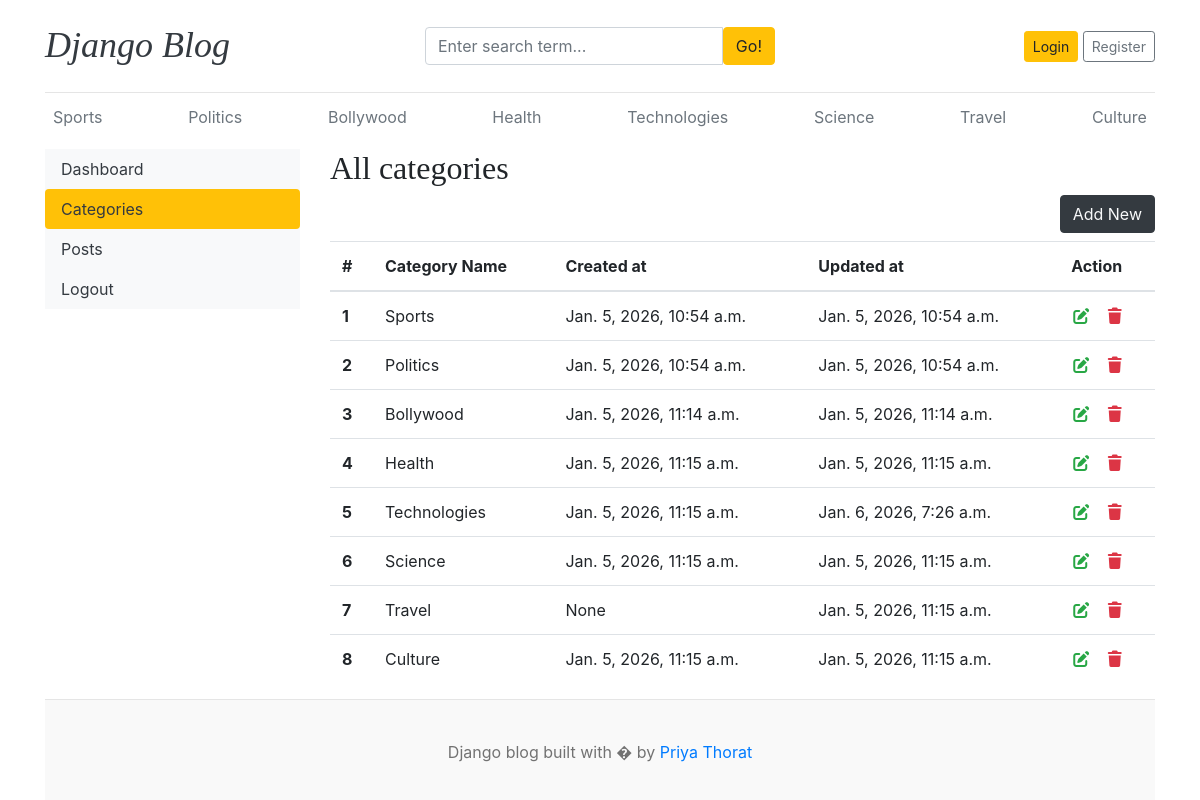
/dashboard/categories/, run on the app's committed database.
### blogs/models.py (models this page shows)
class Category(models.Model):
    category_name=models.CharField(max_length=50,unique=True)
    created_at=models.DateTimeField(auto_now_add=True)
    updated_at=models.DateTimeField(auto_now=True)
    class Meta:  #its for plural categorys to ==
        verbose_name_plural='categories'
    def __str__(self): #its used for admin panel not to return object1 return name
        return self.category_name

### dashboards/views.py (the view)
# urls.py: path('categories/',views.categories, name="categories"),
def categories(req):
    return render(req,"dashboard/categories.html")

### blogs/context_processors.py (called while the page is built)
def get_categories(request):
    categories=Category.objects.all()
    return dict(categories=categories)

def get_social_links(request):
    social_links=SocialLink.objects.all()
    return dict(social_links=social_links)

### template/dashboard/categories.html
{% extends 'base.html' %}
{% block content %}
<div class="row">
 {% include 'dashboard/sidebar.html' %}
     <div class="col-md-9">
        <h2>All categories</h2>
        <a href="{% url 'add_category'%}" class="btn btn-dark text-light float-right mb-2">Add New</a>
      <table class="table table-hover">
  <thead>
    <tr>
      <th >#</th>
      <th >Category Name</th>
      <th >Created at</th>
      <th >Updated at</th>
      <th>Action</th>
    </tr>
  </thead>
  <tbody>
    {% for cat in categories %}
    <tr>
      <th >{{forloop.counter}}</th>
      <td>{{ cat }}</td>
      <td>{{ cat.created_at }}</td>
      <td>{{ cat.updated_at }}</td>
      <td>
         <a href="{% url 'edit_category' cat.id %}"><i class="fas fa-edit text-success"></i></a>&nbsp;&nbsp;
         <a href="{% url 'delete_category' cat.id %}"><i class="fas fa-trash text-danger"></i></a>
      </td>
    </tr>
   {% endfor %}
  </tbody>
</table>
     </div>
</div>
{% endblock %}

### template/base.html (shortened to what this page needs)
<!DOCTYPE html>
<html lang="en">
<head>
    <link href="https://getbootstrap.com/docs/4.0/dist/css/bootstrap.min.css" rel="stylesheet">
    <link href="css/blog.css" rel="stylesheet">
    <link rel="stylesheet" href="https://cdnjs.cloudflare.com/ajax/libs/font-awesome/7.0.1/css/all.min.css" />
  </head>
<body>
    <div class="container">
      <header class="blog-header py-3">
        <div class="row flex-nowrap justify-content-between align-items-center">
          <div class="col-4 pt-1">
            <h1 class="font-italic"><a class="blog-header-logo text-dark" href="/">Django Blog</a></h1>
          </div>
          <div class="col-4">
            <form action="{% url 'search'%}" method="GET">
              <div class="input-group">
                        <input class="form-control" type="text" name="keyword" value="{{keyword}}" placeholder="Enter search term..." aria-label="Enter search term..." aria-describedby="button-search" />
                        <button type="submit" class="btn btn-warning" id="button-search" type="button">Go!</button>
                    </div>
            </form>
          </div>
          <div class="col-4 d-flex justify-content-end align-items-center">
            {% if not user.is_authenticated%}
            <a class="btn btn-sm btn-warning" href="{% url 'login' %}">Login</a> &nbsp;
            <a class="btn btn-sm btn-outline-secondary" href="{% url 'register' %}">Register</a>
            {% else %}
            <span><a href=" {% url 'dashboard' %}">Dashboard</a></span>&nbsp;&nbsp;
            <span><a href="{% url 'logout' %}">Logout</a></span>
            {% endif %}
          </div>
        </div>
      </header>
      <div class="nav-scroller py-1 mb-2">
        <nav class="nav d-flex justify-content-between">
          {% for cat in categories%}
          <a class="p-2 text-muted" href="{% url 'posts_by_category' cat.id %}">{{cat.category_name}}</a>
          {%endfor%}
        </nav>
      </div>
{% block content%}
{%endblock%}
   <footer class="blog-footer">
  <p class="text-center">Django blog built with � by <a href="#">Priya Thorat</a></p>
</footer>
</body>
</html>

### blog_main/static/css/blog.css (style rules this page uses)
.blog-header { border-bottom: 1px solid #e5e5e5; }
.blog-header-logo { font-family: "Playfair Display", Georgia, "Times New Roman", serif; font-size: 2.25rem; }
h1, h2, h3, h4, h5, h6 { font-family: "Playfair Display", Georgia, "Times New Roman", serif; }
.blog-footer { padding: 2.5rem 0; color: #727272; text-align: center; background-color: #f9f9f9; border-top: .05rem solid #e5e5e5; }
.blog-footer p:last-child { margin-bottom: 0; }

### data on the page
Category: category_name "Sports", created_at "Jan. 5, 2026, 10:54 a.m.", updated_at "Jan. 5, 2026, 10:54 a.m."
Category: category_name "Politics", created_at "Jan. 5, 2026, 10:54 a.m.", updated_at "Jan. 5, 2026, 10:54 a.m."
Category: category_name "Bollywood", created_at "Jan. 5, 2026, 11:14 a.m.", updated_at "Jan. 5, 2026, 11:14 a.m."
Category: category_name "Health", created_at "Jan. 5, 2026, 11:15 a.m.", updated_at "Jan. 5, 2026, 11:15 a.m."
Category: category_name "Technologies", created_at "Jan. 5, 2026, 11:15 a.m.", updated_at "Jan. 6, 2026, 7:26 a.m."
Category: category_name "Science", created_at "Jan. 5, 2026, 11:15 a.m.", updated_at "Jan. 5, 2026, 11:15 a.m."
Category: category_name "Travel", created_at "None", updated_at "Jan. 5, 2026, 11:15 a.m."
Category: category_name "Culture", created_at "Jan. 5, 2026, 11:15 a.m.", updated_at "Jan. 5, 2026, 11:15 a.m."
